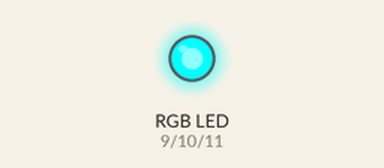
This sketch was run on a simulated Arduino Uno, built with avr-gcc and run on an emulated ATmega328P. Parts: an RGB LED mixed from three pins (HIGH = lit).

Above: at 0.15 s.
At 7.66 s:
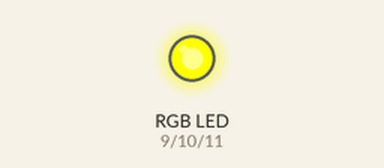
At 19.99 s:
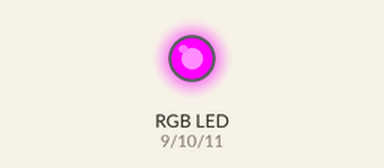
At 39.84 s:
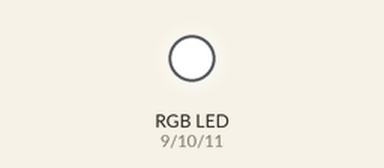
Timing chart, 0 to 40.0 s (numbered marks = the images above):
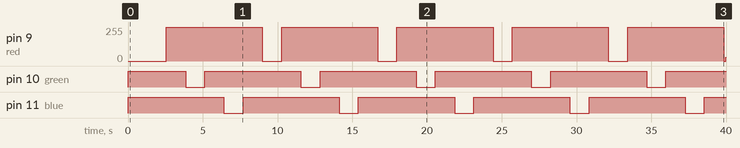

Measured:
- by itself, pin 9 (red): 0/255 → 255/255 at 2.6 s, → 0/255 6.4 s later, → 255/255 1.3 s later, → 0/255 6.4 s later, … (11 changes in this stretch)
- by itself, pin 10 (green): repeats every 7.7 s: LOW 1.3 s, HIGH 6.4 s
- by itself, pin 11 (blue): alternates HIGH for 6.4 s and LOW for 1.3 s

The sketch:

RGB_loboratoriya.ino
```cpp
int red=9;
int green=10;
int blue=11;
int del=5;
void setup() {
 pinMode(red,INPUT);
 pinMode(green,INPUT);
 pinMode(blue,INPUT);
}

void loop() {
  analogWrite(red,255);
  analogWrite(blue,255);
  analogWrite(green,255);
  GoOn(red);
  GoBack(red);
  delay(del);
  GoOn(green);
  GoBack(green);
  delay(del);
  GoOn(blue);
  GoBack(blue);
  delay(del);
}
void GoOn(int a){
  for(int i=255; i>=0; i--){
    analogWrite(a,i);
    delay(del);
    }
  }
  void GoBack(int a){
    for(int i=0; i<=255; i++){
    analogWrite(a,i);
    delay(del);
   }
  }
```
